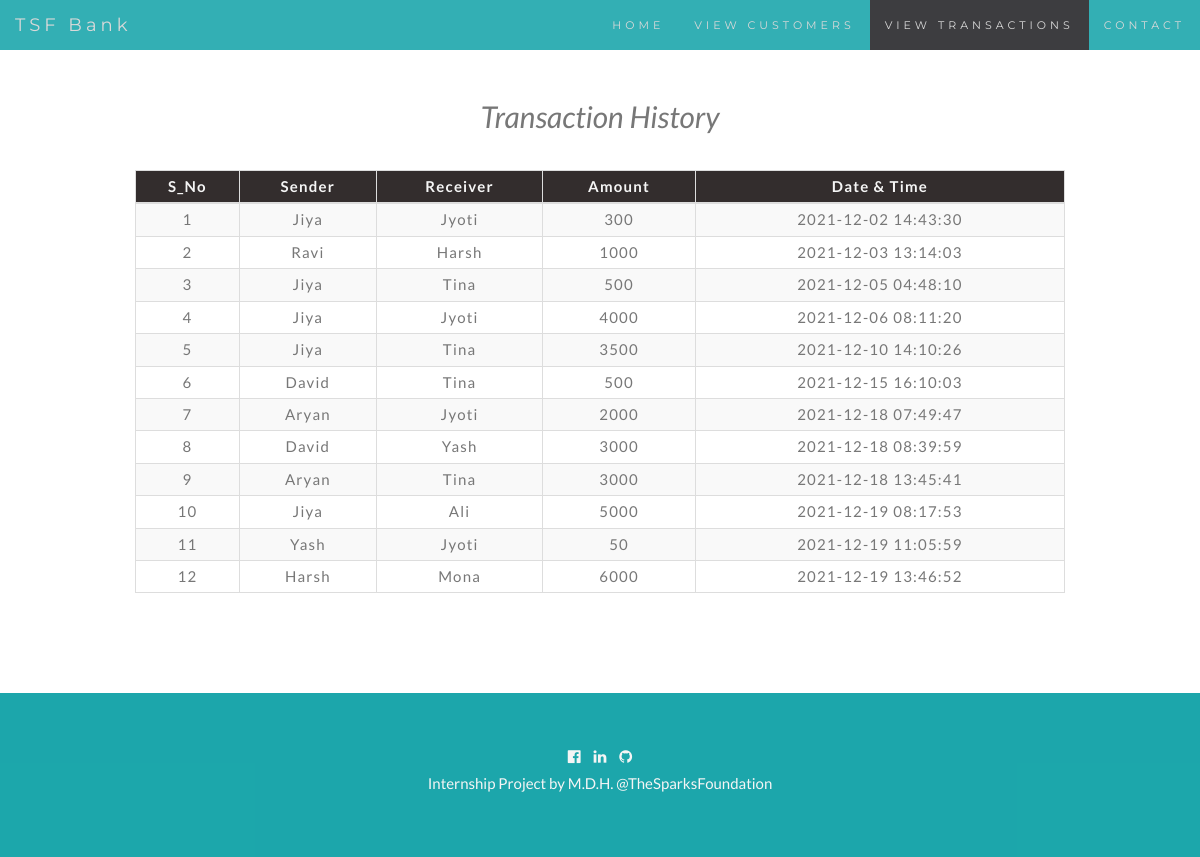
Page /thistory.php on the committed database.
### tables this page shows
CREATE TABLE `history` (
  `S_No` int(11) NOT NULL,
  `Sender` varchar(11) NOT NULL,
  `Receiver` varchar(11) NOT NULL,
  `Amount` int(11) NOT NULL,
  `Date_Time` timestamp NOT NULL DEFAULT current_timestamp() ON UPDATE current_timestamp()
);

### thistory.php (the view, shortened to what this page needs)
<!DOCTYPE html>
<html lang="en">
<head>
    <link rel="stylesheet" href="https://cdnjs.cloudflare.com/ajax/libs/font-awesome/4.6.3/css/font-awesome.min.css">
    <link rel="stylesheet" href="table.css">
</head>
<body>
<?php
  include 'nav.php';
?>
	<div class="container">
        <h2 class="text-center pt-4"><i>Transaction History</i></h2>
       <br>
       <div class="table-responsive-sm">
    <table class="table table-hover table-striped table-condensed table-bordered">
        <thead>
            <tr>
                <th class="text-center">S_No</th>
                <th class="text-center">Sender</th>
                <th class="text-center">Receiver</th>
                <th class="text-center">Amount</th>
                <th class="text-center">Date & Time</th>
            </tr>
        </thead>
        <tbody>
        <?php
            include 'conf.php';
            $sql ="select * from history";
            $query =mysqli_query($conn, $sql);
            while($rows = mysqli_fetch_assoc($query))
            {
        ?>
            <tr>
            <td class="py-2"><?php echo $rows['S_No']; ?></td>
            <td class="py-2"><?php echo $rows['Sender']; ?></td>
            <td class="py-2"><?php echo $rows['Receiver']; ?></td>
            <td class="py-2"><?php echo $rows['Amount']; ?> </td>
            <td class="py-2"><?php echo $rows['Date_Time']; ?> </td>
        <?php
            }
        ?>
        </tbody>
    </table>
    </div>
</div>
<footer id="ludo" class="text-center">
  <a href="#"><i class="fa fa-facebook-official"></i></a>
  <a href="#"><i class="fa fa-linkedin"></i></a>
  <a href="#"><i class="fa fa-github"></i></a>
  <p class="w3-medium">Internship Project by M.D.H. @TheSparksFoundation</p>
</footer>
</body>
</html>

### nav.php (shortened to what this page needs)
<!DOCTYPE html>
<html lang="en">
<head>
  <link rel="stylesheet" href="https://maxcdn.bootstrapcdn.com/bootstrap/3.4.1/css/bootstrap.min.css">
</head>
<body id="myPage" data-spy="scroll" data-target=".navbar" data-offset="50">
<nav class="navbar navbar-default navbar-fixed-top">
  <div class="container-fluid">
    <div class="navbar-header">
      <a class="navbar-brand" href="#myPage">TSF Bank</a>
    </div>
    <div class="collapse navbar-collapse" id="myNavbar">
      <ul class="nav navbar-nav navbar-right">
        <li><a href="home.php">HOME</a></li>
        <li><a href="view.php" class="one">VIEW CUSTOMERS</a></li>
        <li><a href="thistory.php" class="two">VIEW TRANSACTIONS</a></li>
        <li><a href="#ludo">CONTACT</a></li>
      </ul>
    </div>
  </div>
</nav>

### css/table.css (style rules this page uses)
* { padding: 0; margin: 0; box-sizing: border-box; }
h2 { font-size: 40px; }
table { letter-spacing: 1.2px; }
th { color: whitesmoke; background-color: rgb(51, 45, 45); }
td { text-align: center; }

### thistory.php (style rules this page uses)
.two { color: #fff !important; background-color: #29292c !important; }
footer { background-color: #009ca1e3; color: #f5f5f5; padding: 50px; }
footer a { color: #f5f5f5; padding-left: 5px; padding-right: 5px; }

### nav.php (style rules this page uses)
body { font: 400 15px/1.8 Lato, sans-serif; color: #777; }
.container { padding: 80px 120px; }
.navbar { font-family: Montserrat, sans-serif; margin-bottom: 0; background-color: #009ca1e3; border: 0; font-size: 11px !important; letter-spacing: 4px; opacity: 0.9; }
.navbar li a, .navbar .navbar-brand { color: #d5d5d5 !important; }

### rows in the picture
history: S_No "1", Sender "Jiya", Receiver "Jyoti", Amount "300", Date_Time "2021-12-02 14:43:30"
history: S_No "2", Sender "Ravi", Receiver "Harsh", Amount "1000", Date_Time "2021-12-03 13:14:03"
history: S_No "3", Sender "Jiya", Receiver "Tina", Amount "500", Date_Time "2021-12-05 04:48:10"
history: S_No "4", Sender "Jiya", Receiver "Jyoti", Amount "4000", Date_Time "2021-12-06 08:11:20"
history: S_No "5", Sender "Jiya", Receiver "Tina", Amount "3500", Date_Time "2021-12-10 14:10:26"
history: S_No "6", Sender "David", Receiver "Tina", Amount "500", Date_Time "2021-12-15 16:10:03"
history: S_No "7", Sender "Aryan", Receiver "Jyoti", Amount "2000", Date_Time "2021-12-18 07:49:47"
history: S_No "8", Sender "David", Receiver "Yash", Amount "3000", Date_Time "2021-12-18 08:39:59"
history: S_No "9", Sender "Aryan", Receiver "Tina", Amount "3000", Date_Time "2021-12-18 13:45:41"
history: S_No "10", Sender "Jiya", Receiver "Ali", Amount "5000", Date_Time "2021-12-19 08:17:53"
history: S_No "11", Sender "Yash", Receiver "Jyoti", Amount "50", Date_Time "2021-12-19 11:05:59"
history: S_No "12", Sender "Harsh", Receiver "Mona", Amount "6000", Date_Time "2021-12-19 13:46:52"
